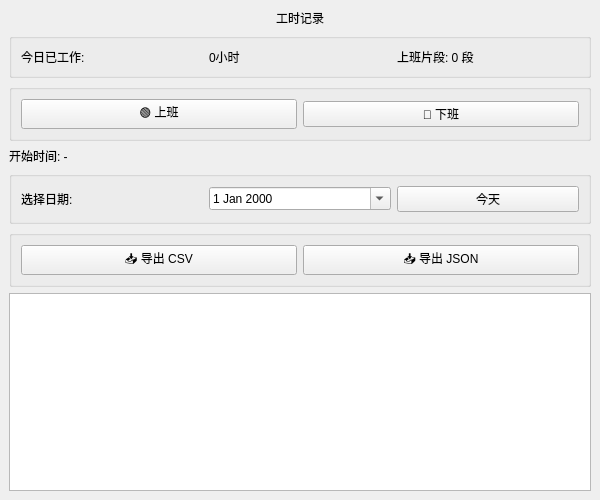
<?xml version="1.0" encoding="UTF-8"?>
<ui version="4.0">
 <class>MainWindow</class>
 <widget class="QMainWindow" name="MainWindow">
  <property name="geometry">
   <rect>
    <x>0</x>
    <y>0</y>
    <width>600</width>
    <height>500</height>
   </rect>
  </property>
  <property name="windowTitle">
   <string>工时记录</string>
  </property>
  <widget class="QWidget" name="centralWidget">
   <layout class="QVBoxLayout" name="verticalLayout">
    <item>
     <widget class="QLabel" name="titleLabel">
      <property name="text">
       <string>工时记录</string>
      </property>
      <property name="alignment">
       <set>Qt::AlignCenter</set>
      </property>
     </widget>
    </item>
    <item>
     <widget class="QGroupBox" name="statBox">
      <property name="title">
       <string/>
      </property>
      <layout class="QHBoxLayout" name="horizontalLayout_2">
       <item>
        <widget class="QLabel" name="statLabel">
         <property name="text">
          <string>今日已工作: </string>
         </property>
        </widget>
       </item>
       <item>
        <widget class="QLabel" name="totalHoursLabel">
         <property name="text">
          <string>0小时</string>
         </property>
        </widget>
       </item>
       <item>
        <widget class="QLabel" name="sessionCountLabel">
         <property name="text">
          <string>上班片段: 0 段</string>
         </property>
        </widget>
       </item>
      </layout>
     </widget>
    </item>
    <item>
     <widget class="QGroupBox" name="controlBox">
      <property name="title">
       <string/>
      </property>
      <layout class="QHBoxLayout" name="horizontalLayout">
       <item>
        <widget class="QPushButton" name="startButton">
         <property name="text">
          <string>🟢 上班</string>
         </property>
        </widget>
       </item>
       <item>
        <widget class="QPushButton" name="endButton">
         <property name="text">
          <string>🔴 下班</string>
         </property>
        </widget>
       </item>
      </layout>
     </widget>
    </item>
    <item>
     <widget class="QLabel" name="startTimeLabel">
      <property name="text">
       <string>开始时间: -</string>
      </property>
     </widget>
    </item>
    <item>
     <widget class="QGroupBox" name="dateBox">
      <property name="title">
       <string/>
      </property>
      <layout class="QHBoxLayout" name="horizontalLayout_3">
       <item>
        <widget class="QLabel" name="dateLabel">
         <property name="text">
          <string>选择日期: </string>
         </property>
        </widget>
       </item>
       <item>
        <widget class="QDateEdit" name="dateEdit">
         <property name="calendarPopup">
          <bool>true</bool>
         </property>
        </widget>
       </item>
       <item>
        <widget class="QPushButton" name="todayButton">
         <property name="text">
          <string>今天</string>
         </property>
        </widget>
       </item>
      </layout>
     </widget>
    </item>
    <item>
     <widget class="QGroupBox" name="exportBox">
      <property name="title">
       <string/>
      </property>
      <layout class="QHBoxLayout" name="horizontalLayout_4">
       <item>
        <widget class="QPushButton" name="exportCsvButton">
         <property name="text">
          <string>📥 导出 CSV</string>
         </property>
        </widget>
       </item>
       <item>
        <widget class="QPushButton" name="exportJsonButton">
         <property name="text">
          <string>📥 导出 JSON</string>
         </property>
        </widget>
       </item>
      </layout>
     </widget>
    </item>
    <item>
     <widget class="QListWidget" name="sessionListWidget"/>
    </item>
   </layout>
  </widget>
 </widget>
 <resources/>
 <connections>
  <connection>
   <sender>startButton</sender>
   <signal>clicked()</signal>
   <receiver>MainWindow</receiver>
   <slot>onStartShift()</slot>
   <hints>
    <hint type="sourcelabel">
     <x>299</x>
     <y>174</y>
    </hint>
    <hint type="destinationlabel">
     <x>299</x>
     <y>249</y>
    </hint>
   </hints>
  </connection>
  <connection>
   <sender>endButton</sender>
   <signal>clicked()</signal>
   <receiver>MainWindow</receiver>
   <slot>onEndShift()</slot>
   <hints>
    <hint type="sourcelabel">
     <x>299</x>
     <y>174</y>
    </hint>
    <hint type="destinationlabel">
     <x>299</x>
     <y>249</y>
    </hint>
   </hints>
  </connection>
  <connection>
   <sender>dateEdit</sender>
   <signal>dateChanged(QDate)</signal>
   <receiver>MainWindow</receiver>
   <slot>onDateChanged(QDate)</slot>
   <hints>
    <hint type="sourcelabel">
     <x>299</x>
     <y>249</y>
    </hint>
    <hint type="destinationlabel">
     <x>299</x>
     <y>249</y>
    </hint>
   </hints>
  </connection>
  <connection>
   <sender>todayButton</sender>
   <signal>clicked()</signal>
   <receiver>MainWindow</receiver>
   <slot>onTodayClicked()</slot>
   <hints>
    <hint type="sourcelabel">
     <x>569</x>
     <y>249</y>
    </hint>
    <hint type="destinationlabel">
     <x>299</x>
     <y>249</y>
    </hint>
   </hints>
  </connection>
  <connection>
   <sender>sessionListWidget</sender>
   <signal>itemActivated(QListWidgetItem*)</signal>
   <receiver>MainWindow</receiver>
   <slot>onEditSession()</slot>
   <hints>
    <hint type="sourcelabel">
     <x>299</x>
     <y>419</y>
    </hint>
    <hint type="destinationlabel">
     <x>299</x>
     <y>249</y>
    </hint>
   </hints>
  </connection>
  <connection>
   <sender>exportCsvButton</sender>
   <signal>clicked()</signal>
   <receiver>MainWindow</receiver>
   <slot>onExport()</slot>
   <hints>
    <hint type="sourcelabel">
     <x>299</x>
     <y>349</y>
    </hint>
    <hint type="destinationlabel">
     <x>299</x>
     <y>249</y>
    </hint>
   </hints>
  </connection>
  <connection>
   <sender>exportJsonButton</sender>
   <signal>clicked()</signal>
   <receiver>MainWindow</receiver>
   <slot>onExport()</slot>
   <hints>
    <hint type="sourcelabel">
     <x>299</x>
     <y>349</y>
    </hint>
    <hint type="destinationlabel">
     <x>299</x>
     <y>249</y>
    </hint>
   </hints>
  </connection>
 </connections>
 <slots>
  <slot>onStartShift()</slot>
  <slot>onEndShift()</slot>
  <slot>onDateChanged(QDate)</slot>
  <slot>onTodayClicked()</slot>
  <slot>onEditSession()</slot>
  <slot>onDeleteSession()</slot>
  <slot>onExport()</slot>
 </slots>
</ui>
